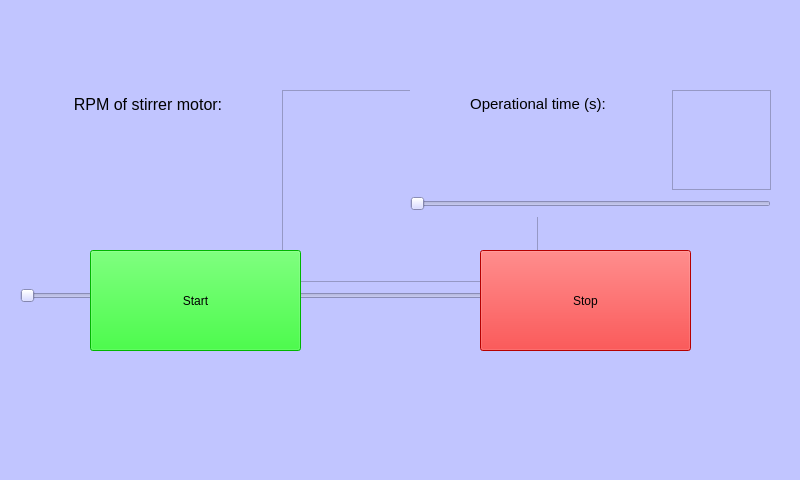
<?xml version="1.0" encoding="UTF-8"?>
<ui version="4.0">
 <class>MainWindow</class>
 <widget class="QMainWindow" name="MainWindow">
  <property name="enabled">
   <bool>true</bool>
  </property>
  <property name="geometry">
   <rect>
    <x>0</x>
    <y>0</y>
    <width>800</width>
    <height>480</height>
   </rect>
  </property>
  <property name="windowTitle">
   <string>MainWindow</string>
  </property>
  <property name="styleSheet">
   <string notr="true">background-color: rgb(193, 197, 255);</string>
  </property>
  <widget class="QWidget" name="centralwidget">
   <widget class="QWidget" name="gridLayoutWidget">
    <property name="geometry">
     <rect>
      <x>20</x>
      <y>90</y>
      <width>361</width>
      <height>127</height>
     </rect>
    </property>
    <layout class="QFormLayout" name="formLayout">
     <property name="sizeConstraint">
      <enum>QLayout::SetFixedSize</enum>
     </property>
     <item row="0" column="0">
      <widget class="QTextEdit" name="textEdit">
       <property name="styleSheet">
        <string notr="true">background-color: rgba(255, 255, 255,0);</string>
       </property>
       <property name="verticalScrollBarPolicy">
        <enum>Qt::ScrollBarAlwaysOff</enum>
       </property>
       <property name="readOnly">
        <bool>true</bool>
       </property>
       <property name="html">
        <string>&lt;!DOCTYPE HTML PUBLIC &quot;-//W3C//DTD HTML 4.0//EN&quot; &quot;http://www.w3.org/TR/REC-html40/strict.dtd&quot;&gt;
&lt;html&gt;&lt;head&gt;&lt;meta name=&quot;qrichtext&quot; content=&quot;1&quot; /&gt;&lt;style type=&quot;text/css&quot;&gt;
p, li { white-space: pre-wrap; }
&lt;/style&gt;&lt;/head&gt;&lt;body style=&quot; font-family:'MS Shell Dlg 2'; font-size:7.8pt; font-weight:400; font-style:normal;&quot;&gt;
&lt;p align=&quot;center&quot; style=&quot; margin-top:0px; margin-bottom:0px; margin-left:0px; margin-right:0px; -qt-block-indent:0; text-indent:0px;&quot;&gt;&lt;span style=&quot; font-size:12pt;&quot;&gt;RPM of stirrer motor:&lt;/span&gt;&lt;/p&gt;
&lt;p align=&quot;center&quot; style=&quot;-qt-paragraph-type:empty; margin-top:0px; margin-bottom:0px; margin-left:0px; margin-right:0px; -qt-block-indent:0; text-indent:0px;&quot;&gt;&lt;br /&gt;&lt;/p&gt;&lt;/body&gt;&lt;/html&gt;</string>
       </property>
      </widget>
     </item>
     <item row="0" column="1">
      <widget class="QTextEdit" name="dispStirrerSpeed">
       <property name="styleSheet">
        <string notr="true">font: 20pt &quot;MS Shell Dlg 2&quot;;</string>
       </property>
       <property name="verticalScrollBarPolicy">
        <enum>Qt::ScrollBarAlwaysOff</enum>
       </property>
       <property name="readOnly">
        <bool>true</bool>
       </property>
       <property name="html">
        <string>&lt;!DOCTYPE HTML PUBLIC &quot;-//W3C//DTD HTML 4.0//EN&quot; &quot;http://www.w3.org/TR/REC-html40/strict.dtd&quot;&gt;
&lt;html&gt;&lt;head&gt;&lt;meta name=&quot;qrichtext&quot; content=&quot;1&quot; /&gt;&lt;style type=&quot;text/css&quot;&gt;
p, li { white-space: pre-wrap; }
&lt;/style&gt;&lt;/head&gt;&lt;body style=&quot; font-family:'MS Shell Dlg 2'; font-size:20pt; font-weight:400; font-style:normal;&quot;&gt;
&lt;p style=&quot;-qt-paragraph-type:empty; margin-top:0px; margin-bottom:0px; margin-left:0px; margin-right:0px; -qt-block-indent:0; text-indent:0px;&quot;&gt;&lt;br /&gt;&lt;/p&gt;&lt;/body&gt;&lt;/html&gt;</string>
       </property>
      </widget>
     </item>
     <item row="2" column="1">
      <layout class="QVBoxLayout" name="verticalLayout_2"/>
     </item>
     <item row="1" column="0" colspan="2">
      <widget class="QSlider" name="stirrerSpeed">
       <property name="minimum">
        <number>50</number>
       </property>
       <property name="maximum">
        <number>1000</number>
       </property>
       <property name="singleStep">
        <number>10</number>
       </property>
       <property name="sliderPosition">
        <number>50</number>
       </property>
       <property name="orientation">
        <enum>Qt::Horizontal</enum>
       </property>
      </widget>
     </item>
    </layout>
   </widget>
   <widget class="QWidget" name="gridLayoutWidget_2">
    <property name="geometry">
     <rect>
      <x>410</x>
      <y>90</y>
      <width>361</width>
      <height>127</height>
     </rect>
    </property>
    <layout class="QFormLayout" name="formLayout_2">
     <item row="0" column="0">
      <widget class="QTextEdit" name="textEdit_2">
       <property name="styleSheet">
        <string notr="true">background-color: rgba(255, 255, 255,0);</string>
       </property>
       <property name="verticalScrollBarPolicy">
        <enum>Qt::ScrollBarAlwaysOff</enum>
       </property>
       <property name="readOnly">
        <bool>true</bool>
       </property>
       <property name="html">
        <string>&lt;!DOCTYPE HTML PUBLIC &quot;-//W3C//DTD HTML 4.0//EN&quot; &quot;http://www.w3.org/TR/REC-html40/strict.dtd&quot;&gt;
&lt;html&gt;&lt;head&gt;&lt;meta name=&quot;qrichtext&quot; content=&quot;1&quot; /&gt;&lt;style type=&quot;text/css&quot;&gt;
p, li { white-space: pre-wrap; }
&lt;/style&gt;&lt;/head&gt;&lt;body style=&quot; font-family:'MS Shell Dlg 2'; font-size:7.8pt; font-weight:400; font-style:normal;&quot;&gt;
&lt;p align=&quot;center&quot; style=&quot; margin-top:0px; margin-bottom:0px; margin-left:0px; margin-right:0px; -qt-block-indent:0; text-indent:0px;&quot;&gt;&lt;span style=&quot; font-size:11pt;&quot;&gt;Operational time (s):&lt;/span&gt;&lt;/p&gt;&lt;/body&gt;&lt;/html&gt;</string>
       </property>
      </widget>
     </item>
     <item row="0" column="1">
      <widget class="QTextEdit" name="dispOperationalTime">
       <property name="styleSheet">
        <string notr="true">font: 20pt &quot;MS Shell Dlg 2&quot;;</string>
       </property>
       <property name="verticalScrollBarPolicy">
        <enum>Qt::ScrollBarAlwaysOff</enum>
       </property>
       <property name="readOnly">
        <bool>true</bool>
       </property>
       <property name="html">
        <string>&lt;!DOCTYPE HTML PUBLIC &quot;-//W3C//DTD HTML 4.0//EN&quot; &quot;http://www.w3.org/TR/REC-html40/strict.dtd&quot;&gt;
&lt;html&gt;&lt;head&gt;&lt;meta name=&quot;qrichtext&quot; content=&quot;1&quot; /&gt;&lt;style type=&quot;text/css&quot;&gt;
p, li { white-space: pre-wrap; }
&lt;/style&gt;&lt;/head&gt;&lt;body style=&quot; font-family:'MS Shell Dlg 2'; font-size:20pt; font-weight:400; font-style:normal;&quot;&gt;
&lt;p style=&quot;-qt-paragraph-type:empty; margin-top:0px; margin-bottom:0px; margin-left:0px; margin-right:0px; -qt-block-indent:0; text-indent:0px;&quot;&gt;&lt;br /&gt;&lt;/p&gt;&lt;/body&gt;&lt;/html&gt;</string>
       </property>
      </widget>
     </item>
     <item row="2" column="1">
      <layout class="QVBoxLayout" name="verticalLayout_3"/>
     </item>
     <item row="1" column="0" colspan="2">
      <widget class="QSlider" name="operationalTime">
       <property name="minimum">
        <number>5</number>
       </property>
       <property name="maximum">
        <number>1000</number>
       </property>
       <property name="singleStep">
        <number>10</number>
       </property>
       <property name="value">
        <number>5</number>
       </property>
       <property name="sliderPosition">
        <number>5</number>
       </property>
       <property name="orientation">
        <enum>Qt::Horizontal</enum>
       </property>
      </widget>
     </item>
    </layout>
   </widget>
   <widget class="QPushButton" name="startButton">
    <property name="geometry">
     <rect>
      <x>90</x>
      <y>250</y>
      <width>211</width>
      <height>101</height>
     </rect>
    </property>
    <property name="styleSheet">
     <string notr="true">font: 20pt &quot;MS Shell Dlg 2&quot;;
background-color: rgb(0, 255, 0);</string>
    </property>
    <property name="text">
     <string>Start</string>
    </property>
   </widget>
   <widget class="QPushButton" name="stopButton">
    <property name="geometry">
     <rect>
      <x>480</x>
      <y>250</y>
      <width>211</width>
      <height>101</height>
     </rect>
    </property>
    <property name="styleSheet">
     <string notr="true">font: 20pt &quot;MS Shell Dlg 2&quot;;
background-color: rgb(255, 0, 0);</string>
    </property>
    <property name="text">
     <string>Stop</string>
    </property>
   </widget>
  </widget>
  <widget class="QMenuBar" name="menubar">
   <property name="geometry">
    <rect>
     <x>0</x>
     <y>0</y>
     <width>800</width>
     <height>26</height>
    </rect>
   </property>
  </widget>
  <widget class="QStatusBar" name="statusbar"/>
 </widget>
 <resources/>
 <connections>
  <connection>
   <sender>stirrerSpeed</sender>
   <signal>valueChanged(int)</signal>
   <receiver>dispStirrerSpeed</receiver>
   <slot>update()</slot>
   <hints>
    <hint type="sourcelabel">
     <x>395</x>
     <y>354</y>
    </hint>
    <hint type="destinationlabel">
     <x>395</x>
     <y>311</y>
    </hint>
   </hints>
  </connection>
 </connections>
</ui>
